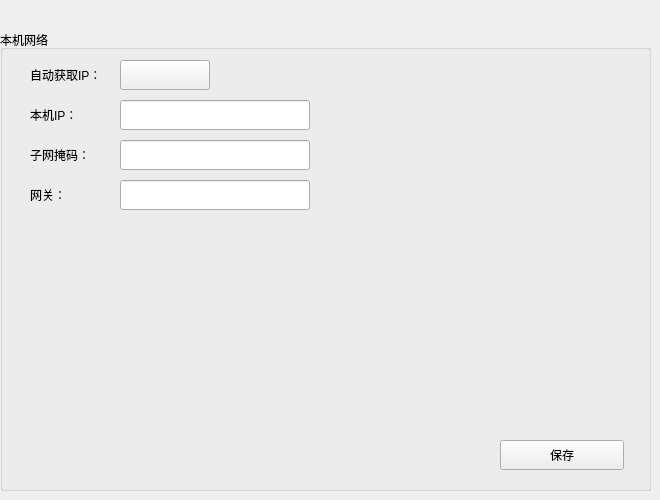
    <widget class="QWidget" name="page_8">
     <widget class="QGroupBox" name="gbox_localNet">
      <property name="geometry">
       <rect>
        <x>0</x>
        <y>30</y>
        <width>651</width>
        <height>461</height>
       </rect>
      </property>
      <property name="title">
       <string>本机网络</string>
      </property>
      <widget class="QLineEdit" name="txtLocalIP">
       <property name="geometry">
        <rect>
         <x>120</x>
         <y>70</y>
         <width>190</width>
         <height>30</height>
        </rect>
       </property>
      </widget>
      <widget class="QLabel" name="label_46">
       <property name="geometry">
        <rect>
         <x>30</x>
         <y>70</y>
         <width>110</width>
         <height>30</height>
        </rect>
       </property>
       <property name="text">
        <string>本机IP：</string>
       </property>
       <property name="buddy">
        <cstring>txtLocalIP</cstring>
       </property>
      </widget>
      <widget class="QLabel" name="label_52">
       <property name="geometry">
        <rect>
         <x>30</x>
         <y>110</y>
         <width>110</width>
         <height>30</height>
        </rect>
       </property>
       <property name="text">
        <string>子网掩码：</string>
       </property>
       <property name="buddy">
        <cstring>txtMask</cstring>
       </property>
      </widget>
      <widget class="QLabel" name="label_64">
       <property name="geometry">
        <rect>
         <x>30</x>
         <y>150</y>
         <width>110</width>
         <height>30</height>
        </rect>
       </property>
       <property name="text">
        <string>网关：</string>
       </property>
       <property name="buddy">
        <cstring>txtGateWay</cstring>
       </property>
      </widget>
      <widget class="QLineEdit" name="txtGateWay">
       <property name="geometry">
        <rect>
         <x>120</x>
         <y>150</y>
         <width>190</width>
         <height>30</height>
        </rect>
       </property>
      </widget>
      <widget class="QLineEdit" name="txtMask">
       <property name="geometry">
        <rect>
         <x>120</x>
         <y>110</y>
         <width>190</width>
         <height>30</height>
        </rect>
       </property>
      </widget>
      <widget class="QPushButton" name="btn_SaveLocalNet">
       <property name="geometry">
        <rect>
         <x>500</x>
         <y>410</y>
         <width>124</width>
         <height>30</height>
        </rect>
       </property>
       <property name="text">
        <string>保存</string>
       </property>
       <property name="iconSize">
        <size>
         <width>120</width>
         <height>40</height>
        </size>
       </property>
      </widget>
      <widget class="QLabel" name="label_65">
       <property name="geometry">
        <rect>
         <x>30</x>
         <y>30</y>
         <width>110</width>
         <height>30</height>
        </rect>
       </property>
       <property name="text">
        <string>自动获取IP：</string>
       </property>
       <property name="buddy">
        <cstring>btn_Autogetip</cstring>
       </property>
      </widget>
      <widget class="mySwitchButton" name="btn_Autogetip">
       <property name="geometry">
        <rect>
         <x>120</x>
         <y>30</y>
         <width>90</width>
         <height>30</height>
        </rect>
       </property>
       <property name="text">
        <string/>
       </property>
       <property name="autoDefault">
        <bool>true</bool>
       </property>
      </widget>
     </widget>
    </widget>
